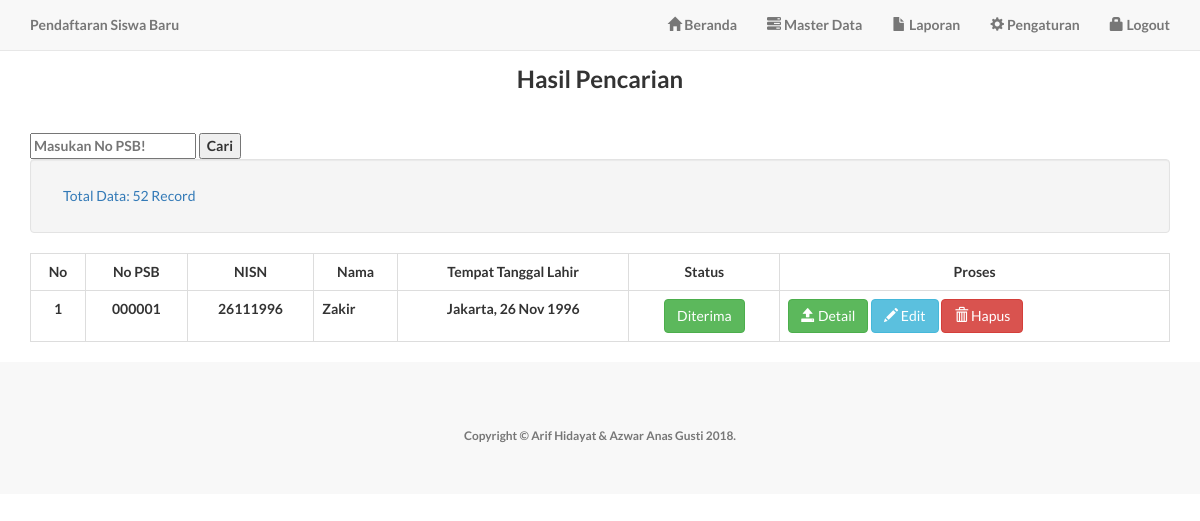
Page /admin/searchpendaftar.php?cari=000001 (signed in) on the committed database.
### tables this page shows
CREATE TABLE `pendaftaran` (
  `no_psb` varchar(10) NOT NULL,
  `nisn` varchar(10) DEFAULT NULL,
  `password` varchar(32) DEFAULT NULL,
  `nama` varchar(30) DEFAULT NULL,
  `tempat_lahir` varchar(30) DEFAULT NULL,
  `tgl_lahir` date DEFAULT NULL,
  `jkel` varchar(10) DEFAULT NULL,
  `gol_drh` varchar(10) DEFAULT NULL,
  `alamat` varchar(100) DEFAULT NULL,
  `agama` varchar(30) DEFAULT NULL,
  `warga_negara` varchar(3) DEFAULT NULL,
  `wali` varchar(30) DEFAULT NULL,
  `alamat_wali` varchar(100) DEFAULT NULL,
  `telepon` varchar(15) DEFAULT NULL,
  `pekerjaan_wali` varchar(30) DEFAULT NULL,
  `pendidikan_wali` varchar(20) DEFAULT NULL,
  `no_ijazah` varchar(15) DEFAULT NULL,
  `foto` varchar(200) DEFAULT NULL,
  `tgl_daftar` date DEFAULT NULL
);

### admin/searchpendaftar.php (the view, shortened to what this page needs)
<?php include 'header.php'; ?>
       <div class="container">
<center><h3>&nbsp;</h3>
  <h3><b>Hasil Pencarian</b></h3>
</center>
<p>&nbsp;  </p>
 <body BGCOLOR="greek">
<form action="searchpendaftar.php" method="get">
  <input type="text" name="cari" maxlength="6" minlength="1" placeholder="Masukan No PSB!" required>
  <input type="submit" value="Cari">
</form>
<?php
$tampil="SELECT * FROM pendaftaran order By no_psb";
$qry=mysql_query($tampil) or die ("gagal".mysql_error());
$jumlah=mysql_num_rows($qry);
?>
      <div class="row-fluid">
    <div class="span12">
    <div class="well">
    <a class="btn btn-secondary" <i class="icon-list icon-white"></i> Total Data: <?php echo $jumlah; ?> Record</a>
    </div>
    </div>
    </div>
    <table class="table table-bordered">
  <tr align="center">
  <td><b>No</b></td>
  <td><b>No PSB</b></td>
  <td><b>NISN</b></td>
  <td><b>Nama</b></td>
  <td><b>Tempat Tanggal Lahir</b></td>
  <td><b>Status</b></td>
  <td colspan="3"><b>Proses</b></td>
  </tr>
  <?php
  if(isset($_GET['cari'])){
    $cari = $_GET['cari'];
    $data = mysql_query("select * from pendaftaran where no_psb like '%".$cari."%'");
  }else{
    $data = mysql_query("select * from pendaftaran");
  }
  $no=1;
  while($d = mysql_fetch_array($data)){
  	$a=$d['no_psb'];
  ?>
  <tr>
    <td align="center"><?php echo $no;?></td>
    <td align="center"><?php echo $d['no_psb']; ?></td>
    <td align="center"><?php echo $d['nisn']; ?></td>
    <td><?php echo $d['nama']; ?></td>
    <td align="center"><?php echo $d['tempat_lahir']; ?>, <?php echo date('d M Y', strtotime($d['tgl_lahir']));?></td>
     <?php
       	    $qStatus="SELECT * FROM pembayaran WHERE no_psb='$a'";
$Stat=mysql_query($qStatus)or die("gagal".mysql_error());
$res=mysql_fetch_array($Stat);
$x=$res['status'];
    if ($x==1) {echo "<td align='center'><a href='#' class='btn btn-success'>Diterima</a></td>";}
     	elseif ($x==2){echo "<td align='center'><a href='#' class='btn btn-danger'>Ditolak</a></td>";}
     	else {
     		echo "<td align='center'><a href='#' class='btn btn-warning'>Dalam Proses</a></td>";
     }?>
    <td>
    <button class="btn btn-success" onclick="window.open('detailpendaftar.php?no_psb=<?php echo $d[no_psb]; ?>','popupwindow','scrollbars=yes, width=750,height=600');"><i class="glyphicon glyphicon-open"></i> Detail</button>
    <a href="editpendaftar.php?no_psb=<?php echo $d[no_psb];?>" class="btn btn-small btn-info"><i class="glyphicon glyphicon-pencil"></i> Edit</a>
    <a href="hapuspendaftar.php?no_psb=<?php echo $d[no_psb];?>" onclick="return confirm('Anda Yakin Ingin Mengapus Item Ini?');" class="btn btn-small btn-danger"><i class="glyphicon glyphicon-trash"></i> Hapus</a>
    </td>
    </tr>
    <?php $no++;
    } ?>
    </table>
        </div>
        <?php include 'footer.php'; ?>

### assets/css/landing-page.css (style rules this page uses)
body, html { width: 100%; height: 100%; }
body, h1, h2, h3, h4, h5, h6 { font-family: "Lato","Helvetica Neue",Helvetica,Arial,sans-serif; font-weight: 700; }

### rows in the picture
pendaftaran: no_psb "000001", nisn "26111996", nama "Zakir", tempat_lahir "Jakarta", tgl_lahir "26 Nov 1996"

### other values in the picture
$jumlah "52"
